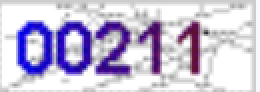
%> input picture knn/image/00211.png, 130 x 46 px (shown 2 times larger)
$ octave knn_exp.m   (GNU Octave 9; MATLAB toolbox functions it lacks are replaced by stand-ins)
%> lines starting %> are read from the running program, lines starting %| are printed output that depends on the picture
### knn/extract_image.m
function X = extract_image(image_file_name)
%EXTRACT_IMAGE Extract features from image
%   Inputs:
%       image_file_name: filename of image
%   Outputs:
%       X: 630x5 matrix, 5 digits in an image, each digit is a 140x1 vector.

m = imread(image_file_name);
d1 = reshape(m(10:39, 8:28), 630, 1);
d2 = reshape(m(10:39, 28:48), 630, 1);
d3 = reshape(m(10:39, 48:68), 630, 1);
d4 = reshape(m(10:39, 68:88), 630, 1);
d5 = reshape(m(10:39, 88:108), 630, 1);
X = [d1, d2, d3, d4, d5];

end

### knn/knn.m
function y = knn(X, X_train, y_train, K)
%KNN k-Nearest Neighbors Algorithm.
%
%   INPUT:  X:         testing sample features, P-by-N_test matrix.
%           X_train:   training sample features, P-by-N matrix.
%           y_train:   training sample labels, 1-by-N row vector.
%           K:         the k in k-Nearest Neighbors
%
%   OUTPUT: y    : predicted labels, 1-by-N_test row vector.
%

% YOUR CODE HERE

rng('default');
D_matrix = pdist2(X', X_train');
y = zeros(1, size(X, 2));
edge = unique(y_train) - 0.5;
edge = [edge, edge(size(edge, 2))+1];
vote_y = zeros(size(edge, 2), 1);

if K == 1
    [min_value, min_index] = min(D_matrix,[], 2);
    y = y_train(min_index);
else
    [sort_value,sort_index] = sort(D_matrix, 2, 'ascend');
    label_each = y_train(sort_index(:, 1:K));
    for i = 1 : size(X, 2)
        [max_value, max_index] = max(histcounts(label_each(i, :), edge));

        y(i) = max_index - 1;
    end


end


end

### knn/knn_plot.m
function knn_plot(X, y, K)
figure;
ma = {'ko','ks'};
fc = {[0 0 0],[1 1 1]};
ty = unique(y);

for i = 1:length(ty)
    pos = find(y==ty(i));
    plot(X(1, pos), X(2, pos), ma{i},'markerfacecolor', fc{i});
    hold on
end

[Xv Yv] = meshgrid(min(X(1,:)):0.05:max(X(1,:)),...
                   min(X(2,:)):0.05:max(X(2,:)));
XX = [Xv(:)'; Yv(:)'];
classes = knn(XX, X, y, K);
contour(Xv,Yv, reshape(classes, size(Xv)), [0.5 0.5], 'k')

ti = sprintf('K = %g',K);
title(ti);

hold off;
end

### knn/mkdata.m
function [X, y] = mkdata

N1 = 200; N2 = 200; % Class sizes
X = [randn(2, N1), randn(2, N2) + 2];
y = [repmat(0, 1, N1), repmat(1, 1, N2)];

end

### knn/knn_exp.m

%% knn experiment
[X, y] = mkdata;

K = [1, 10, 100];
for i = 1:length(K)
    knn_plot(X, y, K(i));
end
%> this loop made 3 passes
%> pass 1, `knn_plot(X, y, K(i));`:
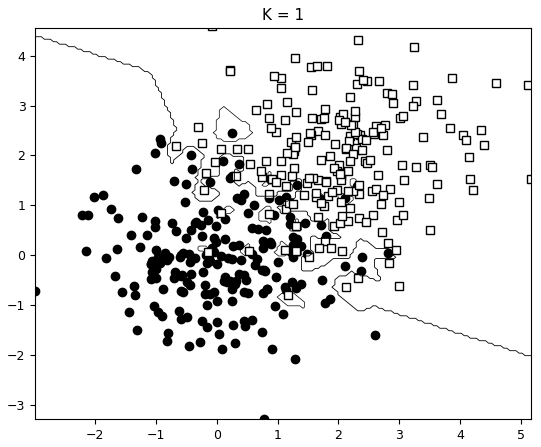
%> figure redrawn from the program's plot data
%> pass 2, `knn_plot(X, y, K(i));`:
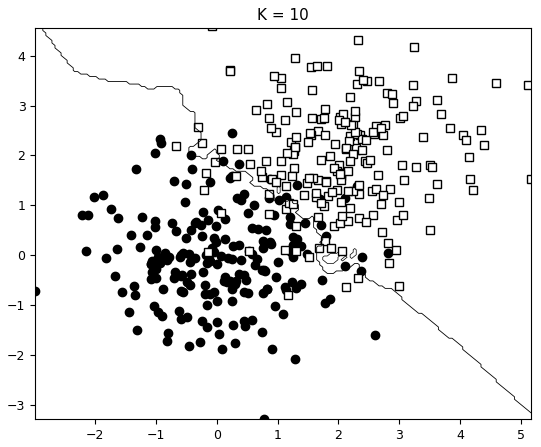
%> figure redrawn from the program's plot data

%% CAPTCHA experiment
% make dataset

X0 = extract_image('image/00211.png');
%> in extract_image, m is the input picture: size 46x130x3 uint8; mean R, G, B 199.5, 192.2, 217.2
%> in extract_image, `d1 = reshape(m(10:39, 8:28), 630, 1);`: d1 = 630 values, max 255 at index 1, min 0 at index 111, mean 142.5
%> in extract_image, `d2 = reshape(m(10:39, 28:48), 630, 1);`: d2 = 630 values, max 255 at index 1, min 3 at index 81, mean 149.1
%> in extract_image, `d3 = reshape(m(10:39, 48:68), 630, 1);`: d3 = 630 values, max 255 at index 30, min 46 at index 126, mean 158.5
%> in extract_image, `d4 = reshape(m(10:39, 68:88), 630, 1);`: d4 = 630 values, max 255 at index 17, min 55 at index 100, mean 188.7
%> in extract_image, `d5 = reshape(m(10:39, 88:108), 630, 1);`: d5 = 630 values, max 255 at index 1, min 52 at index 488, mean 196.4
%> in extract_image, `X = [d1, d2, d3, d4, d5];`: X = 630 rows, first 8: [255 255 224 203 255; 255 255 227 220 236; 255 255 234 243 208; 255 254 241 243 208; 255 251 249 220 236; 255 239 244 200 255; 255 207 211 186 255; 252 180 180 178 254]
%> X0 has the same summary as X in extract_image
X1 = extract_image('image/12615.png');
%> call 2 of extract_image, with image_file_name = 'image/12615.png'
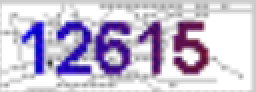
%> input picture knn/image/12615.png, 128 x 46 px (shown 2 times larger)
%> in extract_image, m is the input picture: size 46x128x3 uint8; mean R, G, B 198, 189.2, 211.2
%> in extract_image (call 2), `d1 = reshape(m(10:39, 8:28), 630, 1);`: d1 = 630 values, max 255 at index 15, min 0 at index 338, mean 175.3
%> in extract_image (call 2), `d2 = reshape(m(10:39, 28:48), 630, 1);`: d2 = 630 values, max 255 at index 151, min 4 at index 68, mean 145.5
%> in extract_image (call 2), `d3 = reshape(m(10:39, 48:68), 630, 1);`: d3 = 630 values, max 255 at index 1, min 46 at index 73, mean 147.4
%> in extract_image (call 2), `d4 = reshape(m(10:39, 68:88), 630, 1);`: d4 = 630 values, max 255 at index 54, min 56 at index 100, mean 188.4
%> in extract_image (call 2), `d5 = reshape(m(10:39, 88:108), 630, 1);`: d5 = 630 values, max 255 at index 26, min 59 at index 81, mean 183.3
%> in extract_image (call 2), `X = [d1, d2, d3, d4, d5];`: X = 630 rows, first 8: [236 210 255 221 246; 249 202 229 228 242; 249 199 190 232 223; 240 199 190 227 212; 222 202 229 213 207; 203 207 252 211 211; 179 217 244 235 235; 162 225 232 253 246]
%> X1 has the same summary as X in extract_image
X2 = extract_image('image/24806.png');
%> call 3 of extract_image, with image_file_name = 'image/24806.png'
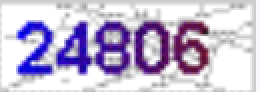
%> input picture knn/image/24806.png, 130 x 46 px (shown 2 times larger)
%> in extract_image, m is the input picture: size 46x130x3 uint8; mean R, G, B 195.3, 185.1, 211.7
%> in extract_image (call 3), `d1 = reshape(m(10:39, 8:28), 630, 1);`: d1 = 630 values, max 255 at index 1, min 1 at index 98, mean 153.2
%> in extract_image (call 3), `d2 = reshape(m(10:39, 28:48), 630, 1);`: d2 = 630 values, max 255 at index 1, min 3 at index 81, mean 161.3
%> in extract_image (call 3), `d3 = reshape(m(10:39, 48:68), 630, 1);`: d3 = 630 values, max 255 at index 26, min 46 at index 81, mean 148.6
%> in extract_image (call 3), `d4 = reshape(m(10:39, 68:88), 630, 1);`: d4 = 630 values, max 255 at index 60, min 46 at index 98, mean 157.2
%> in extract_image (call 3), `d5 = reshape(m(10:39, 88:108), 630, 1);`: d5 = 630 values, max 255 at index 1, min 39 at index 458, mean 170.6
%> in extract_image (call 3), `X = [d1, d2, d3, d4, d5];`: X = 630 rows, first 8: [255 255 224 203 255; 255 255 227 220 236; 255 255 234 243 208; 255 254 241 243 208; 255 251 249 220 236; 255 243 244 191 255; 255 225 211 149 255; 252 210 180 116 246]
%> X2 has the same summary as X in extract_image
X3 = extract_image('image/32185.png');
%> call 4 of extract_image, with image_file_name = 'image/32185.png'
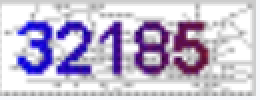
%> input picture knn/image/32185.png, 130 x 50 px (shown 2 times larger)
%> in extract_image, m is the input picture: size 50x130x3 uint8; mean R, G, B 196.3, 187.9, 210.3
%> in extract_image (call 4), `d1 = reshape(m(10:39, 8:28), 630, 1);`: d1 = 630 values, max 255 at index 1, min 0 at index 111, mean 151.6
%> in extract_image (call 4), `d2 = reshape(m(10:39, 28:48), 630, 1);`: d2 = 630 values, max 255 at index 4, min 4 at index 68, mean 154.6
%> in extract_image (call 4), `d3 = reshape(m(10:39, 48:68), 630, 1);`: d3 = 630 values, max 255 at index 1, min 46 at index 351, mean 184.9
%> in extract_image (call 4), `d4 = reshape(m(10:39, 68:88), 630, 1);`: d4 = 630 values, max 255 at index 4, min 46 at index 98, mean 153.8
%> in extract_image (call 4), `d5 = reshape(m(10:39, 88:108), 630, 1);`: d5 = 630 values, max 255 at index 1, min 59 at index 81, mean 162.3
%> in extract_image (call 4), `X = [d1, d2, d3, d4, d5];`: X = 630 rows, first 8: [255 211 255 227 255; 255 220 234 235 236; 255 243 204 248 208; 245 255 196 255 208; 224 255 211 255 236; 216 251 217 238 246; 234 237 202 182 218; 249 225 191 135 190]
%> X3 has the same summary as X in extract_image
X4 = extract_image('image/43603.png');
%> call 5 of extract_image, with image_file_name = 'image/43603.png'
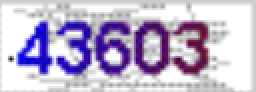
%> input picture knn/image/43603.png, 128 x 46 px (shown 2 times larger)
%> in extract_image, m is the input picture: size 46x128x3 uint8; mean R, G, B 192.1, 181.9, 208.5
%> in extract_image (call 5), `d1 = reshape(m(10:39, 8:28), 630, 1);`: d1 = 630 values, max 255 at index 1, min 0 at index 111, mean 163.4
%> in extract_image (call 5), `d2 = reshape(m(10:39, 28:48), 630, 1);`: d2 = 630 values, max 255 at index 15, min 3 at index 81, mean 152.5
%> in extract_image (call 5), `d3 = reshape(m(10:39, 48:68), 630, 1);`: d3 = 630 values, max 255 at index 88, min 46 at index 73, mean 144.3
%> in extract_image (call 5), `d4 = reshape(m(10:39, 68:88), 630, 1);`: d4 = 630 values, max 255 at index 210, min 46 at index 98, mean 155.2
%> in extract_image (call 5), `d5 = reshape(m(10:39, 88:108), 630, 1);`: d5 = 630 values, max 255 at index 13, min 59 at index 81, mean 172.1
%> in extract_image (call 5), `X = [d1, d2, d3, d4, d5];`: X = 630 rows, first 8: [255 211 199 211 220; 255 202 194 195 208; 255 199 178 181 199; 255 210 178 193 206; 255 233 194 230 229; 255 239 199 234 225; 255 207 184 169 160; 255 182 169 114 111]
%> X4 has the same summary as X in extract_image
X5 = extract_image('image/57447.png');
%> call 6 of extract_image, with image_file_name = 'image/57447.png'
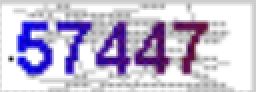
%> input picture knn/image/57447.png, 128 x 46 px (shown 2 times larger)
%> in extract_image, m is the input picture: size 46x128x3 uint8; mean R, G, B 195.9, 187.8, 211.9
%> in extract_image (call 6), `d1 = reshape(m(10:39, 8:28), 630, 1);`: d1 = 630 values, max 255 at index 1, min 0 at index 111, mean 144.9
%> in extract_image (call 6), `d2 = reshape(m(10:39, 28:48), 630, 1);`: d2 = 630 values, max 255 at index 15, min 12 at index 64, mean 176.6
%> in extract_image (call 6), `d3 = reshape(m(10:39, 48:68), 630, 1);`: d3 = 630 values, max 255 at index 88, min 46 at index 81, mean 157.4
%> in extract_image (call 6), `d4 = reshape(m(10:39, 68:88), 630, 1);`: d4 = 630 values, max 255 at index 210, min 49 at index 51, mean 162.2
%> in extract_image (call 6), `d5 = reshape(m(10:39, 88:108), 630, 1);`: d5 = 630 values, max 255 at index 13, min 56 at index 227, mean 183.9
%> in extract_image (call 6), `X = [d1, d2, d3, d4, d5];`: X = 630 rows, first 8: [255 211 199 211 220; 255 197 194 195 180; 255 186 178 181 130; 255 192 178 193 107; 255 215 194 230 111; 255 226 199 243 126; 255 211 184 206 163; 255 198 173 176 195]
%> X5 has the same summary as X in extract_image
X6 = extract_image('image/61430.png');
%> the run ends on the next line
